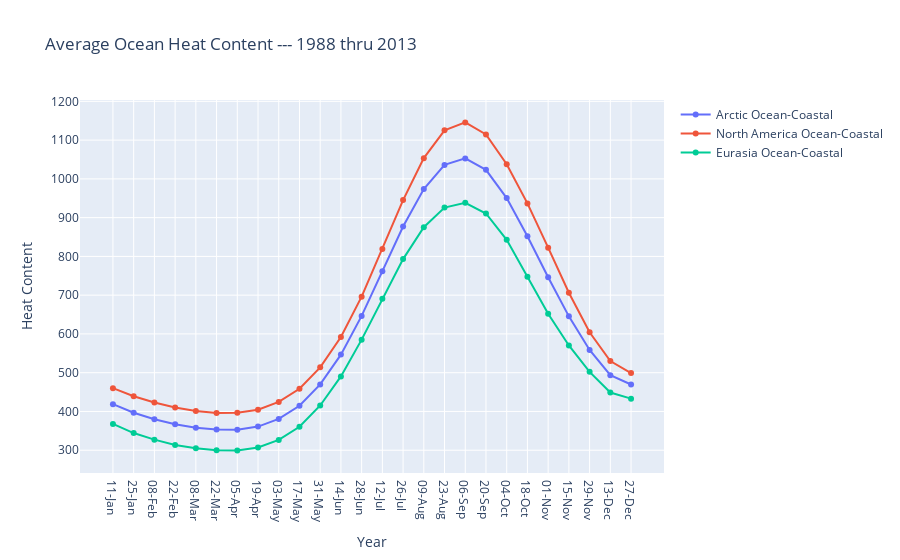

Here is the notebook cell this chart was saved with:
### Markdown cell above
Heat average over time

### Code cell
fig = go.Figure()

for ocean in ocean_list:
    df = data[data['Analysis_domain'] == ocean]
    fig.add_trace(go.Scatter(x=df['Avg_interval_biweekly'], 
                             y=df['Heat_1988-2013_avg'], 
                             mode='lines+markers', 
                             name=ocean))

fig.update_layout(title='Average Ocean Heat Content --- 1988 thru 2013', 
                  xaxis_title='Year', 
                  yaxis_title='Heat Content')

fig.show()

### Figure 1 — Plotly figure (JSON) as saved in the notebook; plotly's stock layout.template omitted (floating-point values rounded to 4 significant figures)
{"data": [{"mode": "lines+markers", "name": "Arctic Ocean-Coastal", "type": "scatter", "x": ["11-Jan", "25-Jan", "08-Feb", "22-Feb", "08-Mar", "22-Mar", "05-Apr", "19-Apr", "03-May", "17-May", "31-May", "14-Jun", "28-Jun", "12-Jul", "26-Jul", "09-Aug", "23-Aug", "06-Sep", "20-Sep", "04-Oct", "18-Oct", "01-Nov", "15-Nov", "29-Nov", "13-Dec", "27-Dec"], "y": [418.9, 396.7, 380.1, 366.9, 358.2, 353.2, 353.1, 360.9, 380.6, 414.7, 469.8, 546.6, 646.5, 761.6, 877.1, 973.7, 1036, 1053.0, 1023.0, 950.4, 852.1, 746.3, 645.4, 558.5, 493.6, 469.6]}, {"mode": "lines+markers", "name": "North America Ocean-Coastal", "type": "scatter", "x": ["11-Jan", "25-Jan", "08-Feb", "22-Feb", "08-Mar", "22-Mar", "05-Apr", "19-Apr", "03-May", "17-May", "31-May", "14-Jun", "28-Jun", "12-Jul", "26-Jul", "09-Aug", "23-Aug", "06-Sep", "20-Sep", "04-Oct", "18-Oct", "01-Nov", "15-Nov", "29-Nov", "13-Dec", "27-Dec"], "y": [460.1, 439.1, 422.9, 410.1, 401.2, 396.3, 396.8, 404.6, 424.5, 458.6, 513.8, 592.1, 696.2, 819.3, 945.3, 1054.0, 1125.0, 1146.0, 1114.0, 1038.0, 936.8, 822.6, 706.2, 604.2, 530.0, 499.1]}, {"mode": "lines+markers", "name": "Eurasia Ocean-Coastal", "type": "scatter", "x": ["11-Jan", "25-Jan", "08-Feb", "22-Feb", "08-Mar", "22-Mar", "05-Apr", "19-Apr", "03-May", "17-May", "31-May", "14-Jun", "28-Jun", "12-Jul", "26-Jul", "09-Aug", "23-Aug", "06-Sep", "20-Sep", "04-Oct", "18-Oct", "01-Nov", "15-Nov", "29-Nov", "13-Dec", "27-Dec"], "y": [367.9, 344.3, 327.3, 313.6, 305.2, 299.9, 299.0, 307, 326.5, 360.5, 415.5, 490.5, 585.3, 690.5, 793.0, 875.2, 925.9, 938.1, 910.7, 842.7, 747.5, 652.1, 570.3, 502.2, 448.8, 433.1]}], "layout": {"title": {"text": "Average Ocean Heat Content --- 1988 thru 2013"}, "xaxis": {"title": {"text": "Year"}}, "yaxis": {"title": {"text": "Heat Content"}}}}
